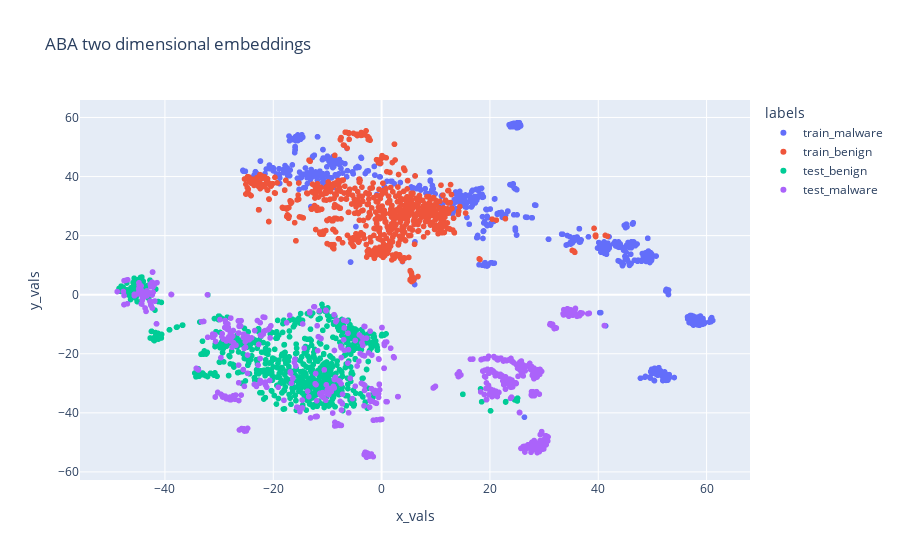

Notebook code cell kept with this figure:
### Code cell
%%time
x_vals, y_vals, labels = reduce_dimensions(model)    
df_dict = {'x_vals': x_vals, 'y_vals': y_vals, 'labels': labels}
df = pd.DataFrame(df_dict)
graph_labels = {0: 'train_benign', 1: 'train_malware', 2: 'test_benign', 3: 'test_malware'}
df = df.replace({"labels": graph_labels})
graph_title = "ABA" + " two dimensional embeddings"
plot_with_plotly(df, graph_title)

### Figure 1 — Plotly figure (JSON) as saved in the notebook; plotly's stock layout.template omitted (floating-point values rounded to 4 significant figures; data arrays with more than 128 entries replaced by an {"elided": "..."} marker saying what was removed)
{"data": [{"hovertemplate": "labels=train_malware<br>x_vals=%{x}<br>y_vals=%{y}<extra></extra>", "legendgroup": "train_malware", "marker": {"color": "#636efa", "symbol": "circle"}, "mode": "markers", "name": "train_malware", "showlegend": true, "type": "scattergl", "x": {"elided": "675 float values"}, "xaxis": "x", "y": {"elided": "675 float values"}, "yaxis": "y"}, {"hovertemplate": "labels=train_benign<br>x_vals=%{x}<br>y_vals=%{y}<extra></extra>", "legendgroup": "train_benign", "marker": {"color": "#EF553B", "symbol": "circle"}, "mode": "markers", "name": "train_benign", "showlegend": true, "type": "scattergl", "x": {"elided": "660 float values"}, "xaxis": "x", "y": {"elided": "660 float values"}, "yaxis": "y"}, {"hovertemplate": "labels=test_benign<br>x_vals=%{x}<br>y_vals=%{y}<extra></extra>", "legendgroup": "test_benign", "marker": {"color": "#00cc96", "symbol": "circle"}, "mode": "markers", "name": "test_benign", "showlegend": true, "type": "scattergl", "x": {"elided": "666 float values"}, "xaxis": "x", "y": {"elided": "666 float values"}, "yaxis": "y"}, {"hovertemplate": "labels=test_malware<br>x_vals=%{x}<br>y_vals=%{y}<extra></extra>", "legendgroup": "test_malware", "marker": {"color": "#ab63fa", "symbol": "circle"}, "mode": "markers", "name": "test_malware", "showlegend": true, "type": "scattergl", "x": {"elided": "669 float values"}, "xaxis": "x", "y": {"elided": "669 float values"}, "yaxis": "y"}], "layout": {"legend": {"title": {"text": "labels"}, "tracegroupgap": 0}, "title": {"text": "ABA two dimensional embeddings"}, "xaxis": {"anchor": "y", "domain": [0, 1], "title": {"text": "x_vals"}}, "yaxis": {"anchor": "x", "domain": [0, 1], "title": {"text": "y_vals"}}}}
